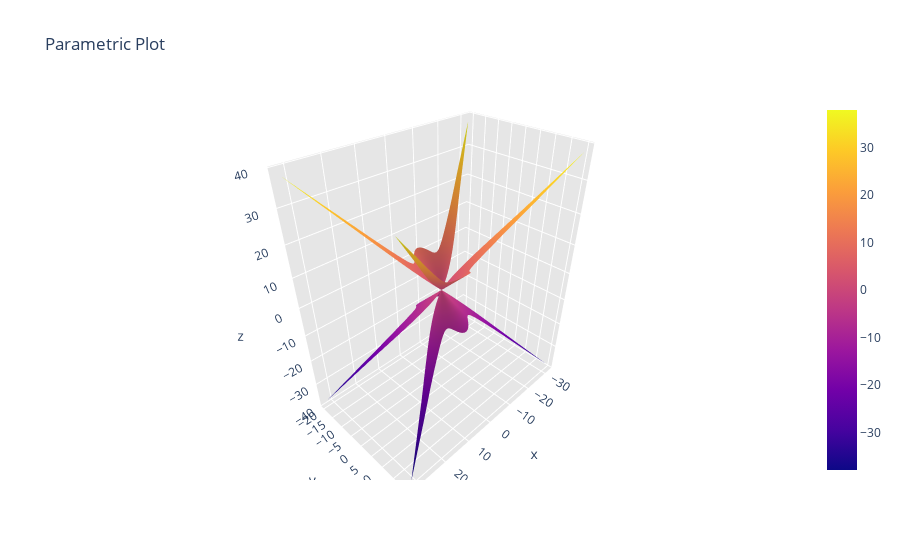

The notebook cell this image was saved under:
### Code cell
vphi = np.transpose(np.arange(-np.pi, np.pi, np.pi/100))
valpha = np.arange(-np.pi, np.pi, np.pi/100)

N = 2
M = 2
d = wavelength/2

E = np.zeros([len(vphi), len(valpha)])
for n in range(N):
    for m in range(M):
        E = E + transducerPhase3D(n, m, d, vphi, valpha)

E_dB = 20 * np.log10(1/(N+M) * np.abs(E))

phi_grid, alpha_grid = np.meshgrid(vphi, valpha)

# Y = np.sin(phi_grid) * E_dB
# Z = np.sin(alpha_grid) * Y
# X = np.cos(alpha_grid) * Y

Y = np.sin(phi_grid) * np.sin(alpha_grid) * E_dB
Z = np.sin(alpha_grid) * E_dB
X = np.cos(phi_grid) * np.sin(alpha_grid) * E_dB

#   fig = plt.figure(figsize=[6, 6])
#   ax = fig.add_subplot(111, projection='3d')
#   ax.plot_surface(X,Y,Z)
#   plt.show()
surface = go.Surface(x=X, y=Y, z=Z)

data = [surface]

layout = go.Layout(
    title='Parametric Plot',
    scene=dict(
        xaxis=dict(
            gridcolor='rgb(255, 255, 255)',
            zerolinecolor='rgb(255, 255, 255)',
            showbackground=True,
            backgroundcolor='rgb(230, 230,230)'
        ),
        yaxis=dict(
            gridcolor='rgb(255, 255, 255)',
            zerolinecolor='rgb(255, 255, 255)',
            showbackground=True,
            backgroundcolor='rgb(230, 230,230)'
        ),
        zaxis=dict(
            gridcolor='rgb(255, 255, 255)',
            zerolinecolor='rgb(255, 255, 255)',
            showbackground=True,
            backgroundcolor='rgb(230, 230,230)'
        )
    )
)

fig = go.Figure(data=data, layout=layout)
fig.show()

### Figure 1 — Plotly figure (JSON) as saved in the notebook; plotly's stock layout.template omitted (floating-point values rounded to 4 significant figures; data arrays with more than 128 entries replaced by an {"elided": "..."} marker saying what was removed)
{"data": [{"type": "surface", "x": {"elided": "200x200 float values"}, "y": {"elided": "200x200 float values"}, "z": {"elided": "200x200 float values"}}], "layout": {"scene": {"xaxis": {"backgroundcolor": "rgb(230, 230,230)", "gridcolor": "rgb(255, 255, 255)", "showbackground": true, "zerolinecolor": "rgb(255, 255, 255)"}, "yaxis": {"backgroundcolor": "rgb(230, 230,230)", "gridcolor": "rgb(255, 255, 255)", "showbackground": true, "zerolinecolor": "rgb(255, 255, 255)"}, "zaxis": {"backgroundcolor": "rgb(230, 230,230)", "gridcolor": "rgb(255, 255, 255)", "showbackground": true, "zerolinecolor": "rgb(255, 255, 255)"}}, "title": {"text": "Parametric Plot"}}}
